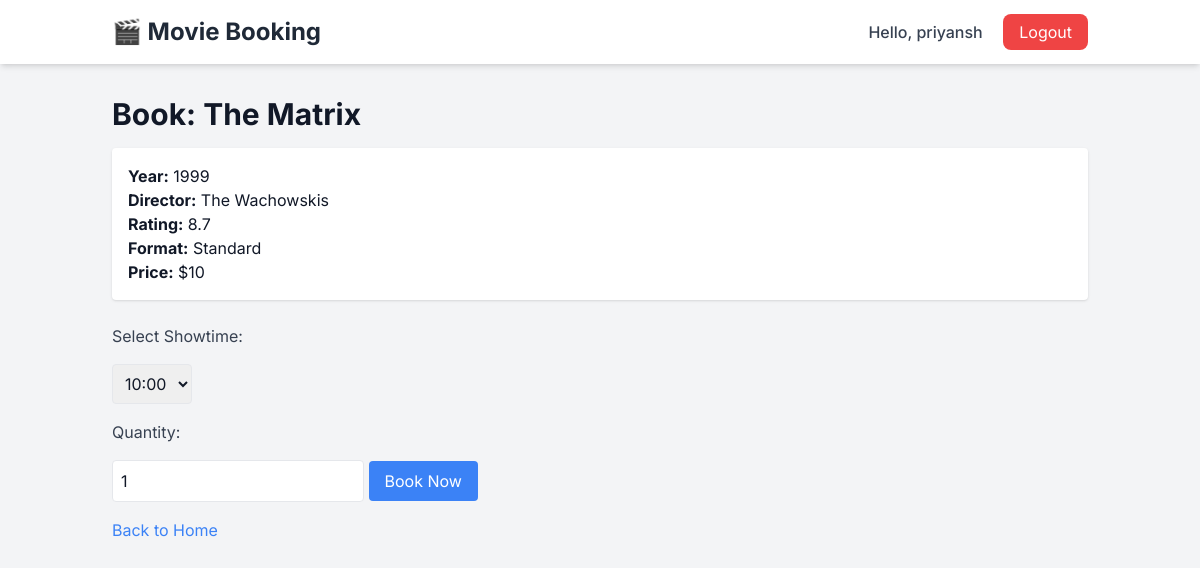
The page /book/2 (signed in) on the database its author committed.
### main.py (models this page shows)
class Movie(Base):
    __tablename__ = "movies"
    id = Column(Integer, primary_key=True, index=True)
    title = Column(String, unique=True, index=True)
    year = Column(Integer)
    director = Column(String)
    rating = Column(Integer)
    format = Column(String)
    price = Column(Integer)

### main.py (the view)
@app.get("/book/{movie_id}", response_class=HTMLResponse)
async def book_movie(request: Request, movie_id: int, db: Session = Depends(get_db)):
    if not require_login(request):
        return RedirectResponse(url="/login", status_code=303)
    movie = db.query(Movie).filter(Movie.id == movie_id).first()
    if not movie:
        return HTMLResponse("Movie not found", status_code=404)
    return templates.TemplateResponse("book.html", {"request": request, "movie": movie, "user": request.session.get("user")})

### templates/book.html (shortened to what this page needs)
{% extends "base.html" %}
{% block content %}
<h1 class="text-3xl font-bold mb-4">Book: {{ movie.title }}</h1>
<div class="mb-6 p-4 bg-white rounded shadow">
  <p><strong>Year:</strong> {{ movie.year }}</p>
  <p><strong>Director:</strong> {{ movie.director }}</p>
  <p><strong>Rating:</strong> {{ movie.rating }}</p>
  <p><strong>Format:</strong> {{ movie.format }}</p>
  <p><strong>Price:</strong> ${{ movie.price }}</p>
</div>
<form action="/book" method="post" class="space-y-4">
  <label for="showtime" class="block text-gray-700">Select Showtime:</label>
  <select name="showtime" id="showtime" class="mb-4 p-2 border rounded" required>
    <option value="10:00">10:00</option>
  </select>
  <label for="quantity" class="block text-gray-700">Quantity:</label>
  <input type="number" name="quantity" id="quantity" min="1" value="1" class="mb-4 p-2 border rounded" required>
  <button type="submit" class="bg-blue-500 text-white px-4 py-2 rounded hover:bg-blue-600">Book Now</button>
</form>
<a href="/" class="mt-4 inline-block text-blue-500 hover:underline">Back to Home</a>
{% endblock %}

### templates/base.html (style rules this page uses)
body { font-family: 'Inter', sans-serif; }

### rows shown on the page
Movie: title "The Matrix", year "1999", director "The Wachowskis", rating "8.7", format "Standard", price "10"

### other values the page prints
{{ user }} "priyansh"
